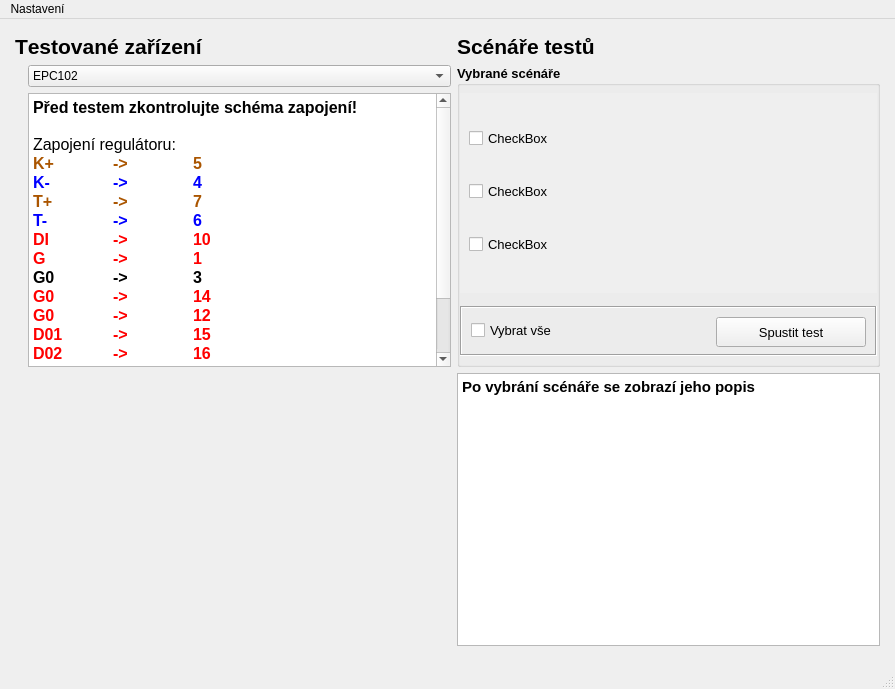
<?xml version="1.0" encoding="UTF-8"?>
<ui version="4.0">
 <class>MainWindow</class>
 <widget class="QMainWindow" name="MainWindow">
  <property name="geometry">
   <rect>
    <x>0</x>
    <y>0</y>
    <width>895</width>
    <height>689</height>
   </rect>
  </property>
  <property name="windowTitle">
   <string>MainWindow</string>
  </property>
  <widget class="QWidget" name="centralwidget">
   <layout class="QGridLayout" name="gridLayout">
    <property name="leftMargin">
     <number>15</number>
    </property>
    <property name="topMargin">
     <number>15</number>
    </property>
    <property name="rightMargin">
     <number>15</number>
    </property>
    <property name="bottomMargin">
     <number>15</number>
    </property>
    <item row="4" column="3">
     <widget class="QLabel" name="label_2">
      <property name="enabled">
       <bool>true</bool>
      </property>
      <property name="maximumSize">
       <size>
        <width>16777215</width>
        <height>100</height>
       </size>
      </property>
      <property name="font">
       <font>
        <pointsize>16</pointsize>
        <weight>75</weight>
        <bold>true</bold>
       </font>
      </property>
      <property name="text">
       <string>Scénáře testů</string>
      </property>
      <property name="alignment">
       <set>Qt::AlignLeading|Qt::AlignLeft|Qt::AlignVCenter</set>
      </property>
     </widget>
    </item>
    <item row="9" column="1">
     <widget class="QTextBrowser" name="device_textBrowser">
      <property name="minimumSize">
       <size>
        <width>300</width>
        <height>0</height>
       </size>
      </property>
      <property name="html">
       <string>&lt;!DOCTYPE HTML PUBLIC &quot;-//W3C//DTD HTML 4.0//EN&quot; &quot;http://www.w3.org/TR/REC-html40/strict.dtd&quot;&gt;
&lt;html&gt;&lt;head&gt;&lt;meta name=&quot;qrichtext&quot; content=&quot;1&quot; /&gt;&lt;style type=&quot;text/css&quot;&gt;
p, li { white-space: pre-wrap; }
&lt;/style&gt;&lt;/head&gt;&lt;body style=&quot; font-family:'MS Shell Dlg 2'; font-size:8.25pt; font-weight:400; font-style:normal;&quot;&gt;
&lt;p style=&quot; margin-top:0px; margin-bottom:0px; margin-left:0px; margin-right:0px; -qt-block-indent:0; text-indent:0px;&quot;&gt;&lt;span style=&quot; font-size:12pt; font-weight:600;&quot;&gt;Před testem zkontrolujte schéma zapojení!&lt;/span&gt;&lt;/p&gt;
&lt;p style=&quot; margin-top:0px; margin-bottom:0px; margin-left:0px; margin-right:0px; -qt-block-indent:0; text-indent:0px;&quot;&gt;&lt;span style=&quot; font-size:12pt; font-weight:600; color:#000000;&quot;&gt;&lt;br /&gt;&lt;/span&gt;&lt;span style=&quot; font-size:12pt; color:#000000;&quot;&gt;Zapojení regulátoru:		&lt;/span&gt;&lt;/p&gt;
&lt;p style=&quot; margin-top:0px; margin-bottom:0px; margin-left:0px; margin-right:0px; -qt-block-indent:0; text-indent:0px;&quot;&gt;&lt;span style=&quot; font-size:12pt; font-weight:600; color:#aa5500;&quot;&gt;K+ 	-&amp;gt;	5	&lt;/span&gt;&lt;/p&gt;
&lt;p style=&quot; margin-top:0px; margin-bottom:0px; margin-left:0px; margin-right:0px; -qt-block-indent:0; text-indent:0px;&quot;&gt;&lt;span style=&quot; font-size:12pt; font-weight:600; color:#0000ff;&quot;&gt;K- 	-&amp;gt; 	4	&lt;/span&gt;&lt;/p&gt;
&lt;p style=&quot; margin-top:0px; margin-bottom:0px; margin-left:0px; margin-right:0px; -qt-block-indent:0; text-indent:0px;&quot;&gt;&lt;span style=&quot; font-size:12pt; font-weight:600; color:#aa5500;&quot;&gt;T+	-&amp;gt;	7&lt;/span&gt;&lt;/p&gt;
&lt;p style=&quot; margin-top:0px; margin-bottom:0px; margin-left:0px; margin-right:0px; -qt-block-indent:0; text-indent:0px;&quot;&gt;&lt;span style=&quot; font-size:12pt; font-weight:600; color:#0000ff;&quot;&gt;T-	-&amp;gt;	6&lt;/span&gt;&lt;/p&gt;
&lt;p style=&quot; margin-top:0px; margin-bottom:0px; margin-left:0px; margin-right:0px; -qt-block-indent:0; text-indent:0px;&quot;&gt;&lt;span style=&quot; font-size:12pt; font-weight:600; color:#ff0000;&quot;&gt;DI	-&amp;gt;	10&lt;/span&gt;&lt;/p&gt;
&lt;p style=&quot; margin-top:0px; margin-bottom:0px; margin-left:0px; margin-right:0px; -qt-block-indent:0; text-indent:0px;&quot;&gt;&lt;span style=&quot; font-size:12pt; font-weight:600; color:#ff0000;&quot;&gt;G	-&amp;gt;	1&lt;/span&gt;&lt;/p&gt;
&lt;p style=&quot; margin-top:0px; margin-bottom:0px; margin-left:0px; margin-right:0px; -qt-block-indent:0; text-indent:0px;&quot;&gt;&lt;span style=&quot; font-size:12pt; font-weight:600; color:#000000;&quot;&gt;G0	-&amp;gt;	3&lt;/span&gt;&lt;/p&gt;
&lt;p style=&quot; margin-top:0px; margin-bottom:0px; margin-left:0px; margin-right:0px; -qt-block-indent:0; text-indent:0px;&quot;&gt;&lt;span style=&quot; font-size:12pt; font-weight:600; color:#ff0000;&quot;&gt;G0	-&amp;gt;	14&lt;/span&gt;&lt;/p&gt;
&lt;p style=&quot; margin-top:0px; margin-bottom:0px; margin-left:0px; margin-right:0px; -qt-block-indent:0; text-indent:0px;&quot;&gt;&lt;span style=&quot; font-size:12pt; font-weight:600; color:#ff0000;&quot;&gt;G0	-&amp;gt;	12&lt;/span&gt;&lt;/p&gt;
&lt;p style=&quot; margin-top:0px; margin-bottom:0px; margin-left:0px; margin-right:0px; -qt-block-indent:0; text-indent:0px;&quot;&gt;&lt;span style=&quot; font-size:12pt; font-weight:600; color:#ff0000;&quot;&gt;D01	-&amp;gt;	15&lt;/span&gt;&lt;/p&gt;
&lt;p style=&quot; margin-top:0px; margin-bottom:0px; margin-left:0px; margin-right:0px; -qt-block-indent:0; text-indent:0px;&quot;&gt;&lt;span style=&quot; font-size:12pt; font-weight:600; color:#ff0000;&quot;&gt;D02	-&amp;gt;	16&lt;/span&gt;&lt;/p&gt;
&lt;p style=&quot;-qt-paragraph-type:empty; margin-top:0px; margin-bottom:0px; margin-left:0px; margin-right:0px; -qt-block-indent:0; text-indent:0px; font-size:12pt; font-weight:600; color:#ff0000;&quot;&gt;&lt;br /&gt;&lt;/p&gt;
&lt;p style=&quot; margin-top:0px; margin-bottom:0px; margin-left:0px; margin-right:0px; -qt-block-indent:0; text-indent:0px;&quot;&gt;&lt;span style=&quot; font-size:12pt; color:#000000;&quot;&gt;Zapojení čidla:&lt;/span&gt;&lt;/p&gt;
&lt;p style=&quot; margin-top:0px; margin-bottom:0px; margin-left:0px; margin-right:0px; -qt-block-indent:0; text-indent:0px;&quot;&gt;&lt;span style=&quot; font-size:12pt; font-weight:600; color:#aa5500;&quot;&gt;T+	-&amp;gt;	8&lt;/span&gt;&lt;/p&gt;
&lt;p style=&quot; margin-top:0px; margin-bottom:0px; margin-left:0px; margin-right:0px; -qt-block-indent:0; text-indent:0px;&quot;&gt;&lt;span style=&quot; font-size:12pt; font-weight:600; color:#0000ff;&quot;&gt;T-	-&amp;gt;	9&lt;/span&gt;&lt;/p&gt;&lt;/body&gt;&lt;/html&gt;</string>
      </property>
     </widget>
    </item>
    <item row="8" column="0" rowspan="2">
     <widget class="QLabel" name="device_foto_label">
      <property name="minimumSize">
       <size>
        <width>0</width>
        <height>0</height>
       </size>
      </property>
      <property name="maximumSize">
       <size>
        <width>183</width>
        <height>208</height>
       </size>
      </property>
      <property name="text">
       <string/>
      </property>
      <property name="pixmap">
       <pixmap>../../../../OneDrive - Domat Control System s.r.o/Škola/UPCE FEI/Ing/4.semestr/NNDP_Diplomová_práce/fotky/FCR013.jpeg</pixmap>
      </property>
      <property name="scaledContents">
       <bool>true</bool>
      </property>
      <property name="alignment">
       <set>Qt::AlignCenter</set>
      </property>
      <property name="margin">
       <number>0</number>
      </property>
     </widget>
    </item>
    <item row="8" column="3" rowspan="2">
     <widget class="QGroupBox" name="groupBox">
      <property name="minimumSize">
       <size>
        <width>400</width>
        <height>200</height>
       </size>
      </property>
      <property name="maximumSize">
       <size>
        <width>10000</width>
        <height>10000</height>
       </size>
      </property>
      <property name="font">
       <font>
        <pointsize>10</pointsize>
        <weight>75</weight>
        <bold>true</bold>
       </font>
      </property>
      <property name="title">
       <string>Vybrané scénáře</string>
      </property>
      <property name="alignment">
       <set>Qt::AlignLeading|Qt::AlignLeft|Qt::AlignTop</set>
      </property>
      <layout class="QVBoxLayout" name="verticalLayout_3">
       <property name="leftMargin">
        <number>0</number>
       </property>
       <property name="topMargin">
        <number>0</number>
       </property>
       <property name="rightMargin">
        <number>0</number>
       </property>
       <property name="bottomMargin">
        <number>0</number>
       </property>
       <item>
        <widget class="QScrollArea" name="scrollAreal">
         <property name="minimumSize">
          <size>
           <width>300</width>
           <height>130</height>
          </size>
         </property>
         <property name="maximumSize">
          <size>
           <width>10000</width>
           <height>200</height>
          </size>
         </property>
         <property name="font">
          <font>
           <pointsize>10</pointsize>
           <weight>50</weight>
           <bold>false</bold>
           <kerning>true</kerning>
          </font>
         </property>
         <property name="frameShape">
          <enum>QFrame::NoFrame</enum>
         </property>
         <property name="frameShadow">
          <enum>QFrame::Plain</enum>
         </property>
         <property name="horizontalScrollBarPolicy">
          <enum>Qt::ScrollBarAlwaysOff</enum>
         </property>
         <property name="widgetResizable">
          <bool>true</bool>
         </property>
         <property name="alignment">
          <set>Qt::AlignLeading|Qt::AlignLeft|Qt::AlignTop</set>
         </property>
         <widget class="QWidget" name="scrollAreaWidgetContents">
          <property name="geometry">
           <rect>
            <x>0</x>
            <y>0</y>
            <width>398</width>
            <height>130</height>
           </rect>
          </property>
          <property name="font">
           <font>
            <pointsize>10</pointsize>
            <weight>50</weight>
            <bold>false</bold>
            <kerning>true</kerning>
           </font>
          </property>
          <layout class="QVBoxLayout" name="verticalLayout">
           <item>
            <widget class="QCheckBox" name="checkBox_3">
             <property name="text">
              <string>CheckBox</string>
             </property>
            </widget>
           </item>
           <item>
            <widget class="QCheckBox" name="checkBox_2">
             <property name="text">
              <string>CheckBox</string>
             </property>
            </widget>
           </item>
           <item>
            <widget class="QCheckBox" name="checkBox">
             <property name="text">
              <string>CheckBox</string>
             </property>
            </widget>
           </item>
          </layout>
         </widget>
        </widget>
       </item>
       <item>
        <widget class="QFrame" name="frame_3">
         <property name="minimumSize">
          <size>
           <width>302</width>
           <height>0</height>
          </size>
         </property>
         <property name="maximumSize">
          <size>
           <width>10000</width>
           <height>50</height>
          </size>
         </property>
         <property name="font">
          <font>
           <pointsize>10</pointsize>
           <weight>50</weight>
           <bold>false</bold>
          </font>
         </property>
         <property name="frameShape">
          <enum>QFrame::Box</enum>
         </property>
         <property name="frameShadow">
          <enum>QFrame::Sunken</enum>
         </property>
         <layout class="QGridLayout" name="gridLayout_3">
          <item row="1" column="0">
           <widget class="QCheckBox" name="select_all_checkBox">
            <property name="text">
             <string>Vybrat vše</string>
            </property>
            <property name="checkable">
             <bool>true</bool>
            </property>
           </widget>
          </item>
          <item row="1" column="1">
           <widget class="QPushButton" name="start_script_pushButton">
            <property name="minimumSize">
             <size>
              <width>150</width>
              <height>30</height>
             </size>
            </property>
            <property name="maximumSize">
             <size>
              <width>150</width>
              <height>200</height>
             </size>
            </property>
            <property name="text">
             <string>Spustit test</string>
            </property>
           </widget>
          </item>
         </layout>
        </widget>
       </item>
      </layout>
     </widget>
    </item>
    <item row="4" column="0" colspan="2">
     <widget class="QLabel" name="label">
      <property name="maximumSize">
       <size>
        <width>16777215</width>
        <height>100</height>
       </size>
      </property>
      <property name="font">
       <font>
        <pointsize>16</pointsize>
        <weight>75</weight>
        <italic>false</italic>
        <bold>true</bold>
        <strikeout>false</strikeout>
        <kerning>false</kerning>
       </font>
      </property>
      <property name="text">
       <string>Testované zařízení</string>
      </property>
      <property name="alignment">
       <set>Qt::AlignLeading|Qt::AlignLeft|Qt::AlignVCenter</set>
      </property>
     </widget>
    </item>
    <item row="8" column="1">
     <widget class="QComboBox" name="device_comboBox">
      <item>
       <property name="text">
        <string>EPC102</string>
       </property>
      </item>
      <item>
       <property name="text">
        <string>FCR10</string>
       </property>
      </item>
      <item>
       <property name="text">
        <string>FCR11</string>
       </property>
      </item>
      <item>
       <property name="text">
        <string>FCR13</string>
       </property>
      </item>
      <item>
       <property name="text">
        <string>FCR15</string>
       </property>
      </item>
     </widget>
    </item>
    <item row="13" column="3">
     <widget class="QTextBrowser" name="script_description_textBrowser">
      <property name="minimumSize">
       <size>
        <width>0</width>
        <height>250</height>
       </size>
      </property>
      <property name="maximumSize">
       <size>
        <width>16777215</width>
        <height>16777215</height>
       </size>
      </property>
      <property name="html">
       <string>&lt;!DOCTYPE HTML PUBLIC &quot;-//W3C//DTD HTML 4.0//EN&quot; &quot;http://www.w3.org/TR/REC-html40/strict.dtd&quot;&gt;
&lt;html&gt;&lt;head&gt;&lt;meta name=&quot;qrichtext&quot; content=&quot;1&quot; /&gt;&lt;style type=&quot;text/css&quot;&gt;
p, li { white-space: pre-wrap; }
&lt;/style&gt;&lt;/head&gt;&lt;body style=&quot; font-family:'MS Shell Dlg 2'; font-size:8.25pt; font-weight:400; font-style:normal;&quot;&gt;
&lt;p style=&quot; margin-top:0px; margin-bottom:0px; margin-left:0px; margin-right:0px; -qt-block-indent:0; text-indent:0px;&quot;&gt;&lt;span style=&quot; font-size:11pt; font-weight:600;&quot;&gt;Po vybrání scénáře se zobrazí jeho popis&lt;/span&gt;&lt;/p&gt;&lt;/body&gt;&lt;/html&gt;</string>
      </property>
     </widget>
    </item>
    <item row="13" column="0" rowspan="2" colspan="2">
     <widget class="QLabel" name="schema_foto_label">
      <property name="minimumSize">
       <size>
        <width>100</width>
        <height>100</height>
       </size>
      </property>
      <property name="maximumSize">
       <size>
        <width>16777215</width>
        <height>16777215</height>
       </size>
      </property>
      <property name="text">
       <string/>
      </property>
      <property name="pixmap">
       <pixmap>G:/Můj disk/Škola/UPCE FEI/Ing/4.semestr/NNDP_Diplomová_práce/soubory na nutty/schemata/FCR010.png</pixmap>
      </property>
      <property name="scaledContents">
       <bool>true</bool>
      </property>
      <property name="alignment">
       <set>Qt::AlignBottom|Qt::AlignLeading|Qt::AlignLeft</set>
      </property>
     </widget>
    </item>
   </layout>
  </widget>
  <widget class="QMenuBar" name="menubar">
   <property name="geometry">
    <rect>
     <x>0</x>
     <y>0</y>
     <width>895</width>
     <height>21</height>
    </rect>
   </property>
   <widget class="QMenu" name="settings_Menu">
    <property name="title">
     <string>Nastavení</string>
    </property>
    <widget class="QMenu" name="USB_port_Qmenu">
     <property name="title">
      <string>USB port</string>
     </property>
    </widget>
    <addaction name="USB_port_Qmenu"/>
    <addaction name="findPorts_Action"/>
   </widget>
   <addaction name="settings_Menu"/>
  </widget>
  <widget class="QStatusBar" name="statusbar"/>
  <action name="port1_Action">
   <property name="text">
    <string>port1</string>
   </property>
  </action>
  <action name="findPorts_Action">
   <property name="text">
    <string>Načti porty</string>
   </property>
  </action>
 </widget>
 <resources/>
 <connections/>
</ui>
